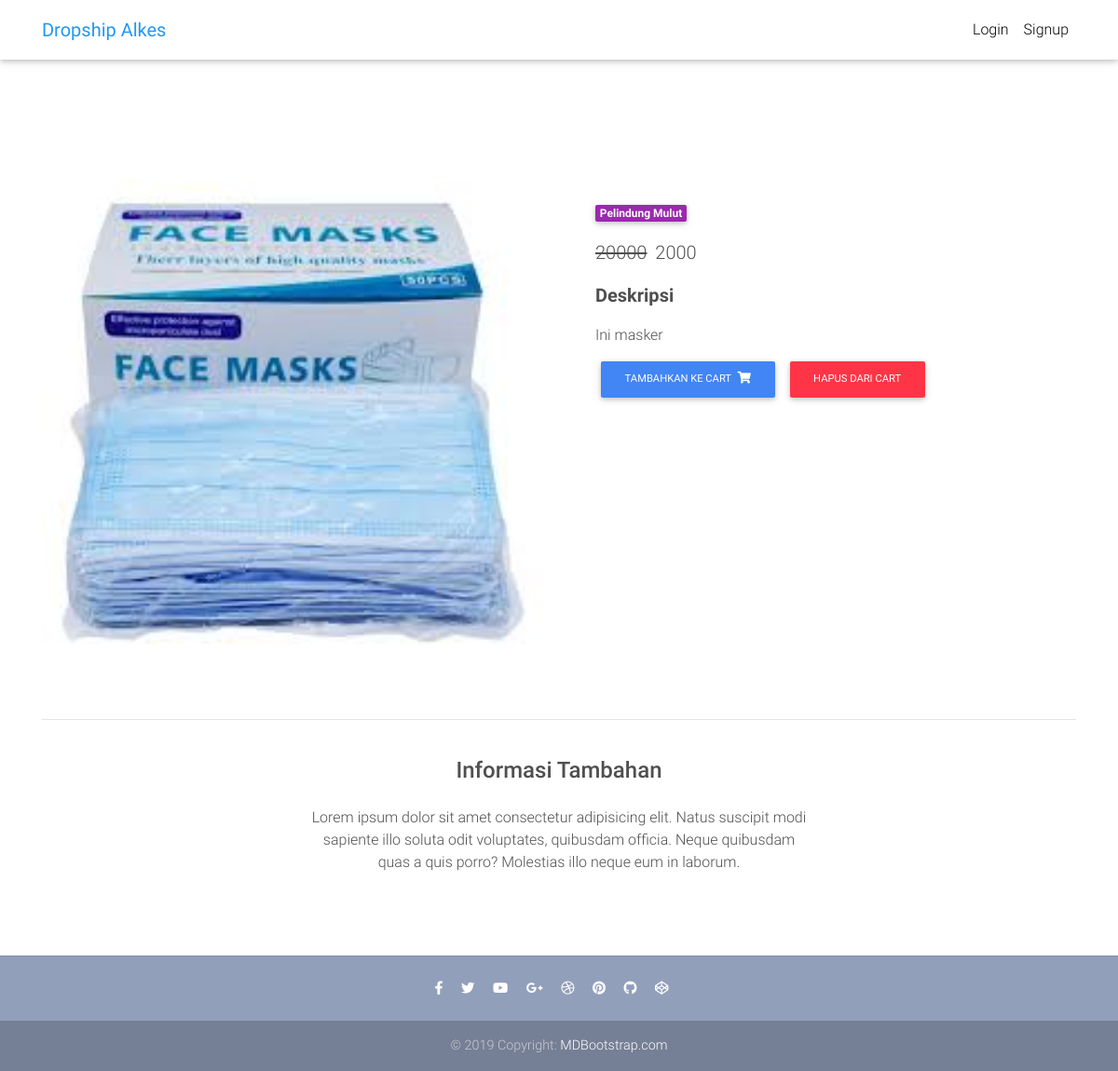
Screenshot of /product/masker/ with the database file from the repository.
### core/models.py (models this page shows, shortened)
class Item(models.Model):
    title = models.CharField(max_length=100)
    price = MoneyField(max_digits=14, decimal_places=0, default_currency="IDR")
    discount_price = MoneyField(
        max_digits=14, decimal_places=0, default_currency="IDR")
    category = models.CharField(choices=CATEGORY_CHOICES, max_length=2)
    label = models.CharField(choices=LABEL_CHOICES, max_length=1)
    slug = models.SlugField()
    description = models.TextField()
    image = models.ImageField()
    def get_add_to_cart_url(self):
        return reverse("core:add-to-cart", kwargs={
            'slug': self.slug
        })
    def get_remove_from_cart_url(self):
        return reverse("core:remove-from-cart", kwargs={
            'slug': self.slug
        })

### core/views.py (the view)
# urls.py: path('product/<slug>/', ItemDetailView.as_view(), name='product'),
class ItemDetailView(DetailView):
    model = Item
    template_name = "product.html"

### templates/product.html (shortened to what this page needs)
{% extends "base.html" %}
{% block content %}
<main class="mt-5 pt-4">
  <div class="container dark-grey-text mt-5">
    <div class="row wow fadeIn">
      <div class="col-md-6 mb-4">
        <img src="{{ object.image.url }}" class="card-img-top">
      </div>
      <div class="col-md-6 mb-4">
        <div class="p-4">
          <div class="mb-3">
            <a href="">
              <span class="badge purple mr-1">{{ object.get_category_display }}</span>
            </a>
          </div>
          <p class="lead">
            {% if object.discount_price %}
            <span class="mr-1">
              <del>{{ object.price }}</del>
            </span>
            <span>{{ object.discount_price }}</span>
            {% else %}
            <span>{{ object.price }}</span>
            {% endif %}
          </p>
          <p class="lead font-weight-bold">Deskripsi</p>
          <p>{{ object.description }}</p>
          <a href="{{ object.get_add_to_cart_url }}" class="btn btn-primary btn-md my-0 p">
            Tambahkan ke cart
            <i class="fas fa-shopping-cart ml-1"></i>
          </a>
          <a href="{{ object.get_remove_from_cart_url }}" class="btn btn-danger btn-md my-0 p">
            Hapus dari cart
          </a>
        </div>
      </div>
    </div>
    <hr>
    <div class="row d-flex justify-content-center wow fadeIn">
      <div class="col-md-6 text-center">
        <h4 class="my-4 h4">Informasi Tambahan</h4>
        <p>Lorem ipsum dolor sit amet consectetur adipisicing elit. Natus suscipit modi sapiente illo soluta odit
          voluptates,
          quibusdam officia. Neque quibusdam quas a quis porro? Molestias illo neque eum in laborum.</p>
      </div>
    </div>
    <div class="row wow fadeIn">
      <div class="col-lg-4 col-md-12 mb-4">
      </div>
      <div class="col-lg-4 col-md-6 mb-4">
      </div>
      <div class="col-lg-4 col-md-6 mb-4">
      </div>
    </div>
  </div>
</main>
{% endblock content %}

### templates/base.html (style rules this page uses)
html, body, header, .carousel { height: 60vh; }

### rows the page displays
Item: image (picture), category "Pelindung Mulut", price "20000", discount_price "2000", description "Ini masker"
